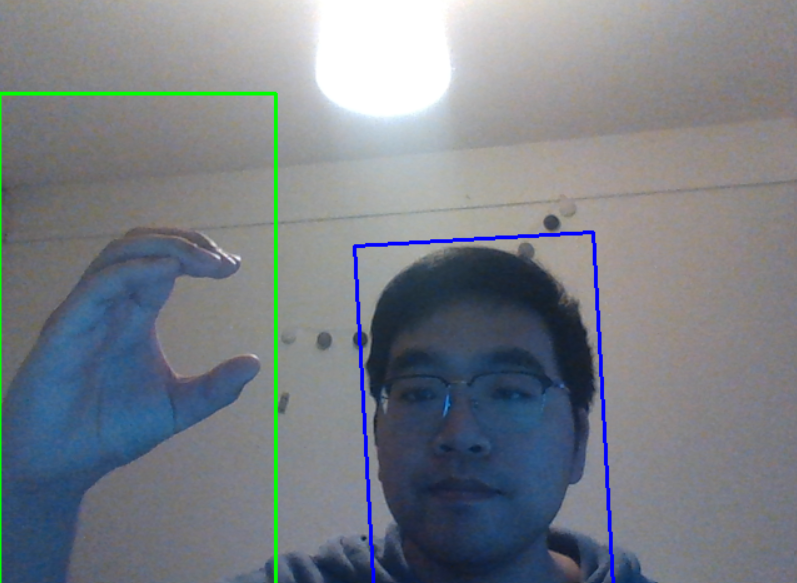
#> input picture images/create_hand_dataset.png, 797 x 583 px, given in place of the camera
$ python traditional_way.py
#> lines starting #> are read from the running program, lines starting #| are printed output that depends on the picture; after the words box and inside, x2 and y2 are one past the last pixel; in counts of white or black regions, pixels touching at a corner belong together
### common/helper.py

import cv2
import imageio
import os
import numpy as np
import matplotlib.pyplot as plt
import glob
import keras.utils as image
from keras.applications.vgg19 import preprocess_input
from sklearn.model_selection import train_test_split

def load_cascade(cascade_file_path):
    cascade = cv2.CascadeClassifier(cascade_file_path)
    return cascade


def save_gif(gif_path, frames):
    print("Saving GIF file", gif_path)
    with imageio.get_writer(gif_path, mode="I") as writer:
        for idx, frame in enumerate(frames):
            rgb_frame = cv2.cvtColor(frame, cv2.COLOR_BGR2RGB)
            writer.append_data(rgb_frame)

#This function computes the sub region in which we want to detect faces
# [171 lines left out: functions compute_optimized_search_region, detect_faces, transform_face2hist, show_hist, scale_contour, crop_hand and 6 more, not called in this run]

### detect_faces/traditional_way.py
import numpy as np
import cv2
import os
import sys

current_path = os.path.dirname(os.path.realpath(__file__))
parent_path = os.path.dirname(current_path)
# adding the parent directory to the sys.path.
sys.path.append(parent_path)
from common import helper

# object detection with Haar Cascades
face_cascade_path = 'Haar_File\haarcascade_frontalface_default.xml'
eye_cascade_path = "Haar_File\haarcascade_eye.xml"

# Load Haar Cascades
face_cascade = helper.load_cascade(os.path.join(parent_path, face_cascade_path))
eye_cascade = helper.load_cascade(os.path.join(parent_path, eye_cascade_path))

cap = cv2.VideoCapture(0)

if not cap.isOpened():
    print("Cannot open camera")
    exit()

frames = []

while True:
    # Get image
    ret, frame = cap.read()
#> frame is the input picture: shape (583, 797, 3); mean B, G, R 133.9, 126.4, 120.8

    # convert the image into gray scale
    gray = cv2.cvtColor(frame, cv2.COLOR_BGR2GRAY)
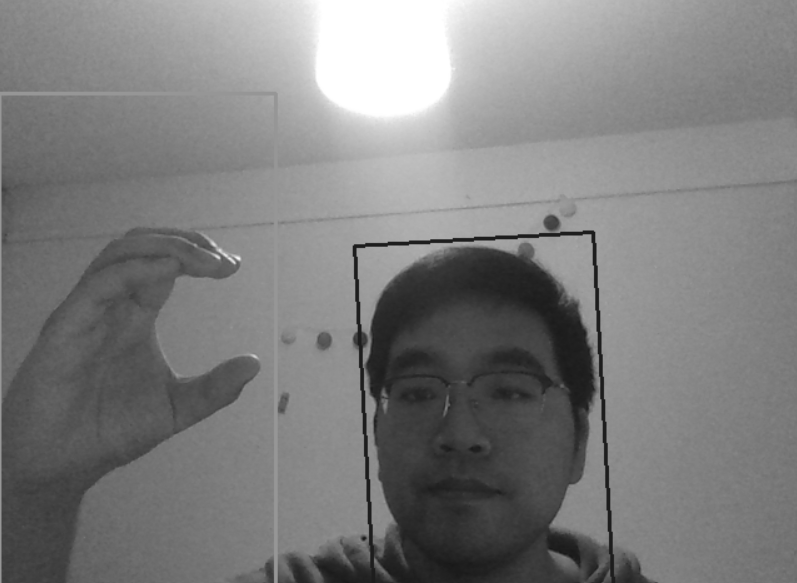
#> gray: shape (583, 797); min 24, max 255, mean 125.6
    # detect faces which is a array(bottom left point x , y, faces width, faces height). Here we may detect multiple faces, so we use for loop to draw all of them
    faces = face_cascade.detectMultiScale(gray, 1.3, 4)
#> faces = [[344, 292, 241, 241]]
     # loop faces array to draw rectangle
    for (x, y, w, h) in faces:
      # draw a red rectangle around the face
      cv2.rectangle(frame, (x,y), (x+w,y+h), (0,255,0),2)
      # retrive th face sub region (gray and colored)
      face_roi_gray = gray[y:y+h, x:x+w]
      face_roi_im = frame[y:y+h, x:x+w]

      # detect eyes
      eyes = eye_cascade.detectMultiScale(face_roi_gray, 1.3, 4)
      for(e_x,e_y,e_w,e_h)in eyes:
        #draw a blue rectangle around each eye
        cv2.rectangle(face_roi_im,(e_x,e_y),(e_x+e_w,e_y+e_h),(255,0,0),2)
#> this loop made 1 pass
#> pass 1, `face_roi_gray = gray[y:y+h, x:x+w]`:
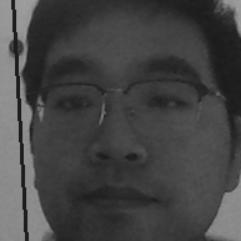
#> face_roi_gray: shape (241, 241); min 26, max 158, mean 68.6
#> pass 1, `face_roi_im = frame[y:y+h, x:x+w]`:
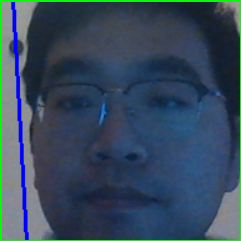
#> face_roi_im: shape (241, 241, 3); mean B, G, R 92.2, 73.8, 53.8
#> after the loop:
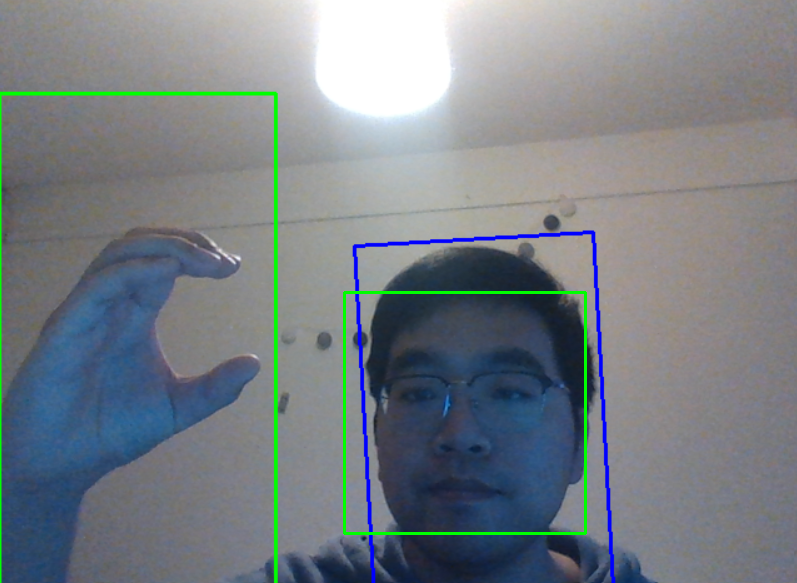
#> frame: shape (583, 797, 3); 0.62% of pixels changed, all inside (x1, y1, x2, y2) = (343, 291, 587, 535)
    frames.append(frame)
    cv2.imshow('img', frame)

    k = cv2.waitKey(30) & 0xff
#> (key Esc is pressed here)
    if k == 27:
        break

cap.release()
cv2.destroyAllWindows()

# save gif
helper.save_gif(os.path.join(parent_path, "images", "tradition_way.gif"), frames)
#> the loop in save_gif, `for idx, frame in enumerate(frames):` made 1 pass
